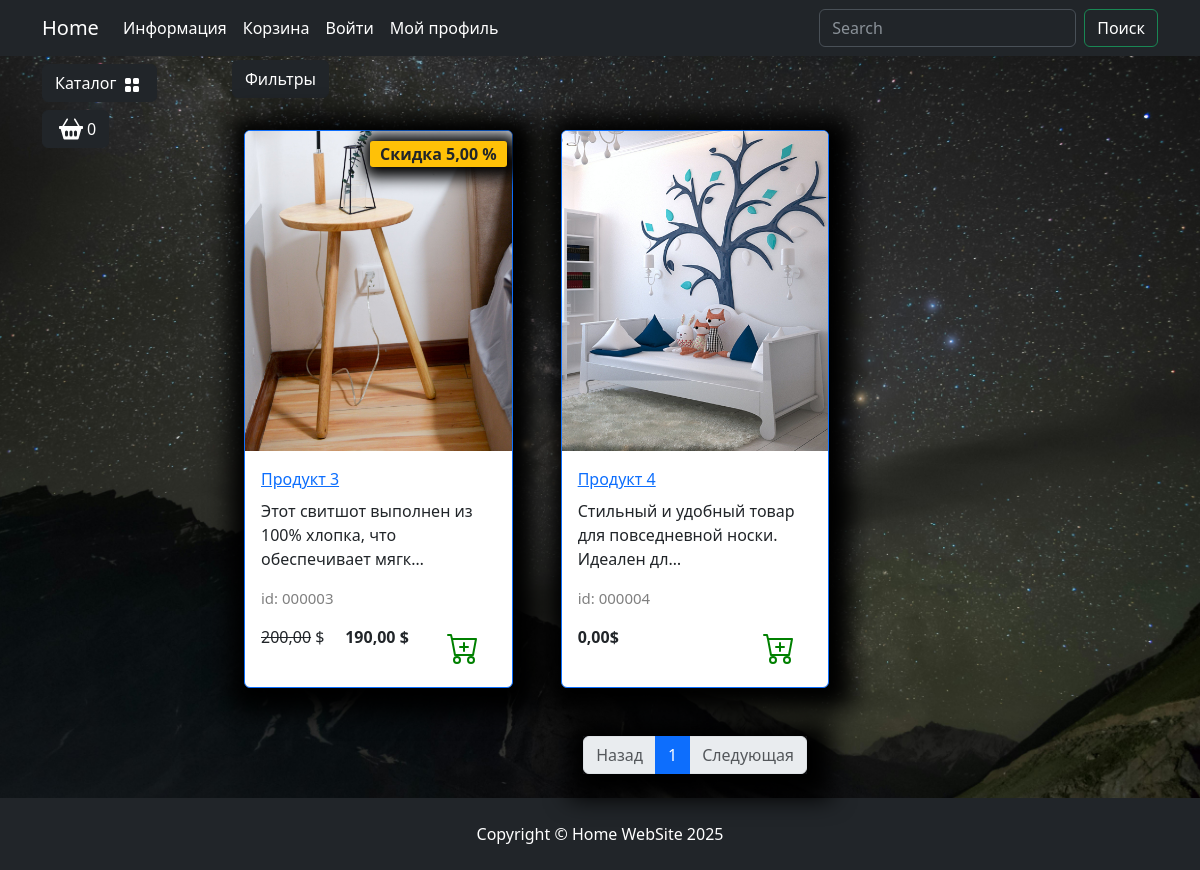
The app's page /catalog/kategoriya-2/ with its own data.
### goods/models.py (models this page shows, shortened)
class Products(models.Model):
    name = models.CharField(max_length=150, unique=True,
                            verbose_name='Название')
    slug = models.SlugField(max_length=200, unique=True,
                            blank=True, null=True, verbose_name='URL')
    description = models.TextField(
        blank=True, null=True, verbose_name='Описание')
    image = models.ImageField(upload_to='goods_images',
                              blank=True, null=True, verbose_name='Изображения')
    price = models.DecimalField(
        default=0.00, max_digits=7, decimal_places=2, verbose_name='Цена')
    discount = models.DecimalField(
        default=0.00, max_digits=4, decimal_places=2, verbose_name='Скидка в %')
    quantity = models.PositiveBigIntegerField(
        default=0, verbose_name='Количество')
    category = models.ForeignKey(
        to=Categories, on_delete=models.CASCADE, verbose_name='Категория')
    class Meta:
        db_table = 'product'
        verbose_name = 'Продукт'
        verbose_name_plural = 'Продукты'
        ordering = ("id",)
    def display_id(self):
        return f"{self.id:06}"
    def sell_price(self):
        if self.discount:
            return round(self.price - self.price*self.discount/100, 2)
        return self.price

### goods/views.py (the view)
# urls.py: path('catalog/', include('goods.urls', namespace='catalog')),
def catalog(request, category_slug, page=1):
    if category_slug == 'all':
        goods = Products.objects.all()
    else:
        goods = get_list_or_404(
            Products.objects.filter(category__slug=category_slug))
    paginator = Paginator(goods, 3)
    current_page = paginator.page(page)
    context = {
        'title': 'Home - Каталог',
        'goods': current_page,
        'slug_url': category_slug
    }
    return render(request, 'goods/catalog.html', context)

### goods/templatetags/goods_tags.py (called while the page is built)
@register.simple_tag()
def tag_categories():
    return Categories.objects.all()

### goods/templates/goods/catalog.html (shortened to what this page needs)
{% extends "main/base.html" %}
{% load  static  %}
{% block  content  %}
                    <div class="row">
                        <div class="dropdown mb-2">
                            <button class="btn btn-secondary dropdown-toggle btn-dark" type="button" data-bs-toggle="dropdown"
                                aria-expanded="false">
                                Фильтры
                            </button>
                        </div>
                        {% for product  in goods %}
                        <div class="col-lg-4 col-md-6 p-4">
                            <div class="card border-primary rounded custom-shadow">
                                {% if product.image %}
                                    <img src="{{product.image.url}}" class="card-img-top" alt="{{ product.name }}">
                                {% else %}
                                    <img src="{% static "deps/images/Not found image.png" %}" class="card-img-top" alt="...">
                                {% endif %}
                                <div class="card-body">
                                    <a href="{% url "catalog:product" product.slug %}">
                                        <p class="card-title">{{product.name}}</p>
                                    </a>
                                    <p class="card-text ">{{product.description|truncatechars:60}}</p>
                                    <p class="product_id">id: {{product.display_id}}</p>
                                    <div class="d-flex justify-content-between">
                                        {% if product.discount %}
                                            <p><s>{{product.price}}</s> $</p>
                                            <p><strong>{{product.sell_price}} $</strong></p>
                                            <span class="badge bg-warning text-dark">Скидка {{product.discount}} %</span>
                                        {% else %}
                                            <p><strong>{{product.price}}$</strong></p>
                                        {% endif %}
                                        <a href="#" class="btn add-to-cart">
                                            <img class="mx-1" src="{% static "deps/icons/cart-plus.svg" %}" alt="Catalog Icon"
                                                width="32" height="32">
                                        </a>
                                    </div>
                                </div>
                            </div>
                        </div>
                        {% endfor %}
                    </div>
                    <nav aria-label="Page navigation example">
                        <ul class="pagination justify-content-center my-4">
                            <div class="custom-shadow d-flex">
                                <li class="page-item {% if not goods.has_previous %}disabled{% endif %} ">
                                  <a class="page-link" href = "{% if goods.has_previous %}
                                  {% url "catalog:index" slug_url goods.previous_page_number %}
                                  {% else %}
                                  #
                                  {% endif %}">Назад</a>
                                </li>
                                {% for page in goods.paginator.page_range  %}
                                {% if page >= goods.number|add:-2  and page <= goods.number|add:+2 %}
                                    <li class="page-item {% if goods.number == page %} active{% endif %}">
                                        <a class="page-link" href="{% url "catalog:index" slug_url page %}">{{ page }}</a>
                                    </li>
                                {% endif %}
                                {% endfor %}
                                <li class="page-item {% if not goods.has_next %}disabled{% endif %} ">
                                  <a class="page-link" href = "{% if goods.has_next %}
                                  {% url "catalog:index" slug_url goods.next_page_number %}
                                  {% else %}
                                  #
                                  {% endif %}">Следующая</a>
                                </li>
                            </div>
                        </ul>
                    </nav>
{% endblock  %}
{% block footer %}
    <footer class="py-4 bg-dark">
        <div class="container">
            <p class="m-0 text-center text-white">Copyright &copy; Home WebSite 2025</p>
        </div>
    </footer>
{% endblock footer %}

### static/deps/css/my_css.css (style rules this page uses)
body { background-image: url("../images/bg-image.jpg"); background-repeat: no-repeat; background-attachment: fixed; background-position: center center; background-size: cover; height: 100%; }
.dropdown-toggle::after { content: none; }
.custom-shadow { box-shadow: 5px 5px 25px 19px #000000; }
.product_id { color: gray; font-size: 15px; }
.badge.bg-warning.text-dark { position: absolute; top: 10px; right: 5px; z-index: 1; padding: 5px 10px; border-radius: 3px; font-size: 1rem; box-shadow: 2px 2px 15px 9px #000000; }

### records on screen
Products: image (picture), name "Продукт 3", description "Этот свитшот выполнен из 100% хлопка, что обеспечивает мягк…", display_id "000003", price "200,00", sell_price "190,00", discount "5,00"
Products: image (picture), name "Продукт 4", description "Стильный и удобный товар для повседневной носки. Идеален дл…", display_id "000004", price "0,00"

### other values on screen
{{ page }} "1"
